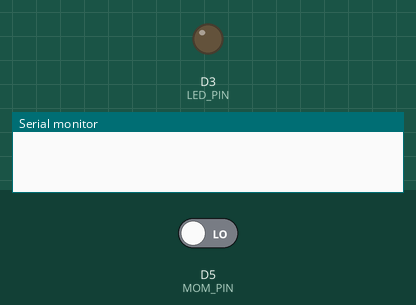
Recording of a sketch running on a simulated Particle Photon. On the bench: output pins drawn as LEDs (lit = HIGH), the last lines printed to the serial monitor. Dashed ring = blinking. The inputs (shaded band) are chosen by the test bench; at power-on: D5 (MOM_PIN) LOW.

Above: at 1.2 s.
1.3 s: D5 (MOM_PIN) driven HIGH
At 1.48 s:
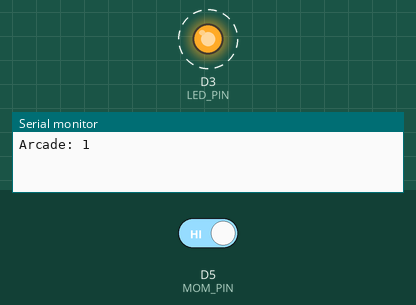
Timing chart, 0 to 4.3 s (numbered marks = the images above; inputs shaded):
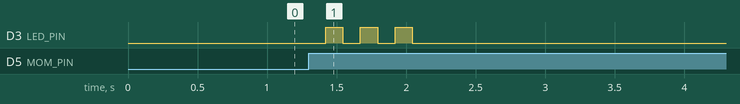

The sketch:

button.ino
```cpp
/*
 * Checks the state of a momentary switch and publishes to Particle when pressed.
 */
const int LED_PIN = D3;
const int MOM_PIN = D5;
int previousMomState = 0;

void blink(unsigned long delayMs);

// Setup the device with the momentary switch pin in the right mode.
void setup() {
  pinMode(MOM_PIN, INPUT_PULLDOWN);
  pinMode(LED_PIN, OUTPUT);
  Serial.begin(115200);
}

// Main loop, check the switch state
void loop() {

  int momState = digitalRead(MOM_PIN);

  // Only act if the state changed from the last run.
  if (previousMomState != momState) {
    Serial.printf("Arcade: %d\n", momState);
    previousMomState = momState;
    if (momState == 1) {
      Particle.publish("simulate-catastrophe", String(momState), 60, PRIVATE);\
      blink(125);
      blink(125);
      blink(125);
    }
  }

  // Might miss a state change if someone presses the switch and releases within the delay.
  // But also, seems excessive to not sleep between runs.
  // Realistically, who will press the button that fast?
  delay(200);
}

/*
 * Blinks the LED once with the given delay.
 */
void blink(unsigned long delayMs) {
  digitalWrite(LED_PIN, HIGH);
  delay(delayMs);
  digitalWrite(LED_PIN, LOW);
  delay(delayMs);
}
```

Measured:
- after the input at 1.3 s, D3 (LED_PIN): alternates HIGH for 0.13 s and LOW for 0.13 s, 6 changes in all, then stays LOW, starting after 0.12 s
